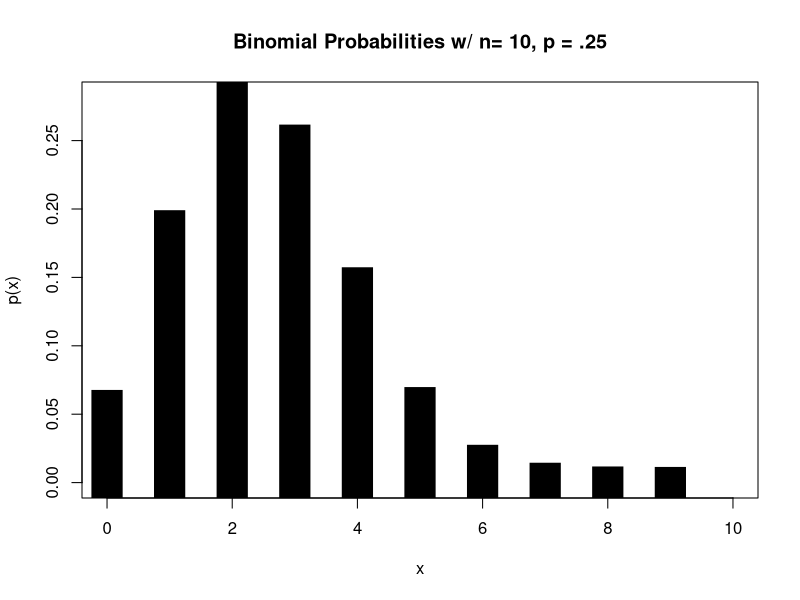
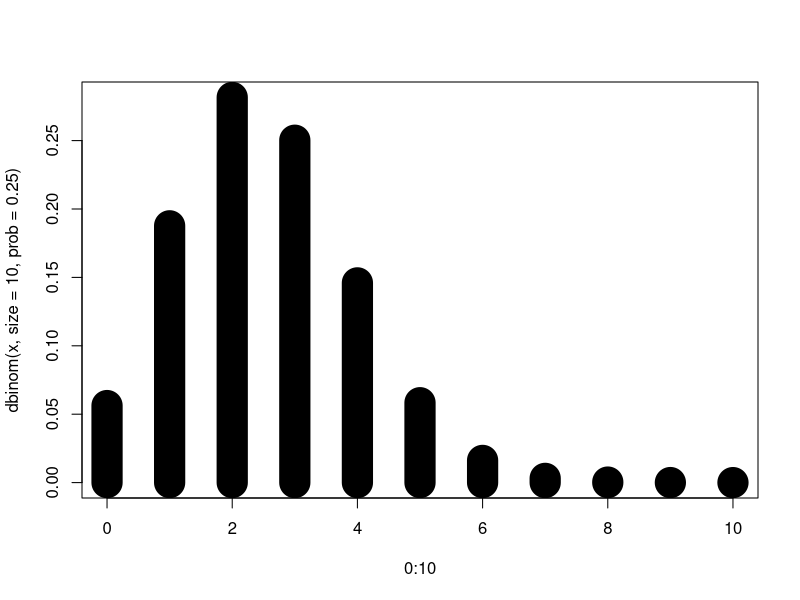
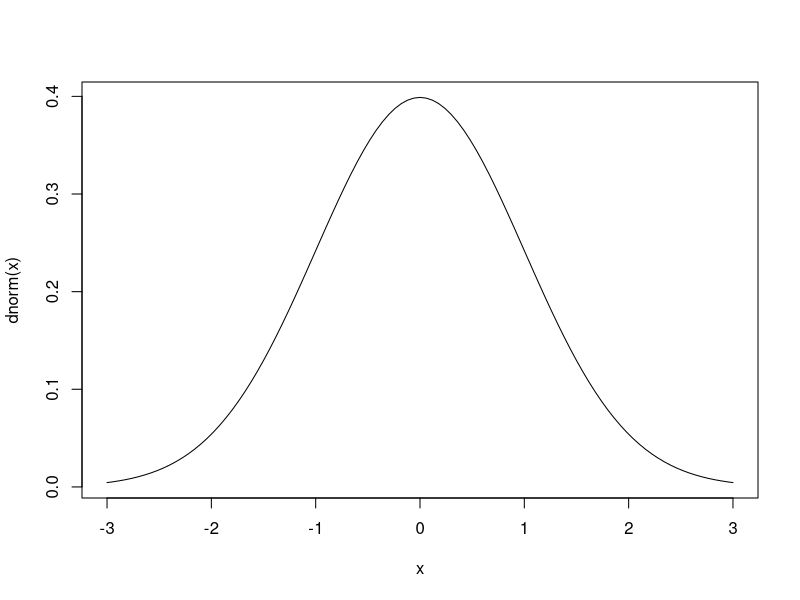
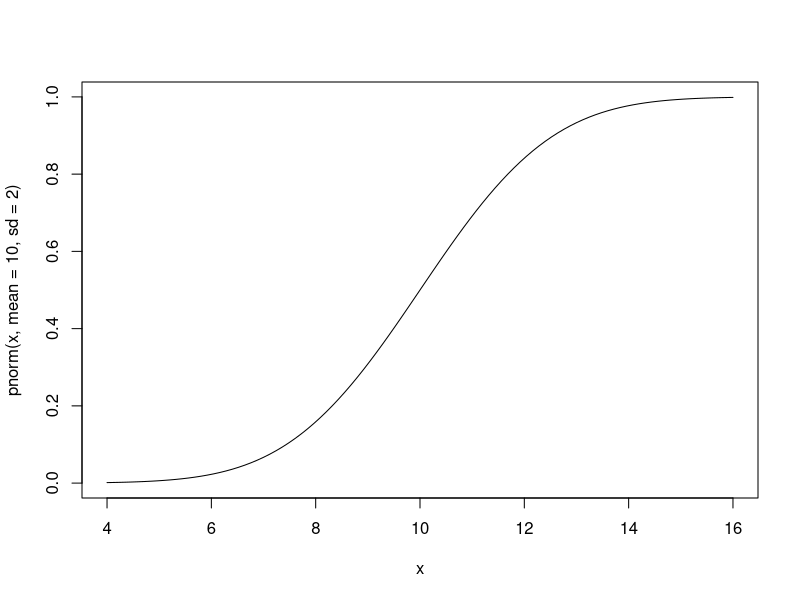
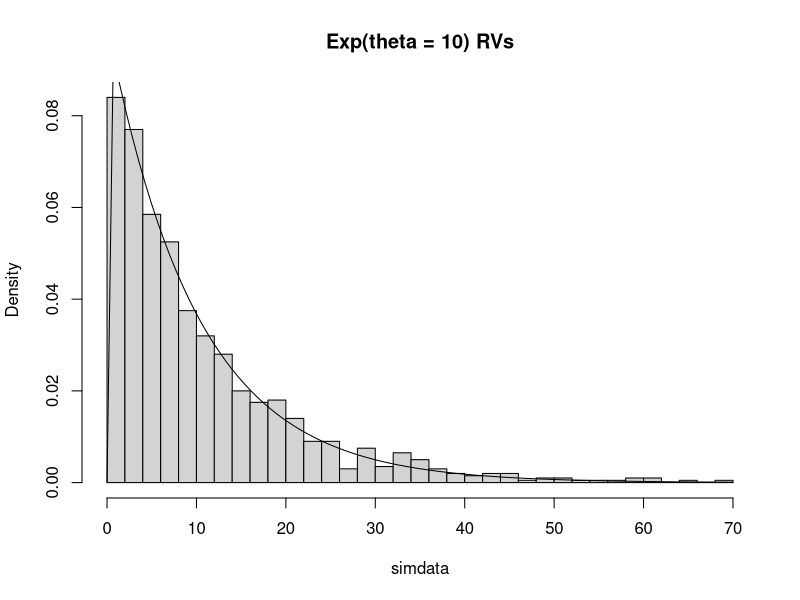
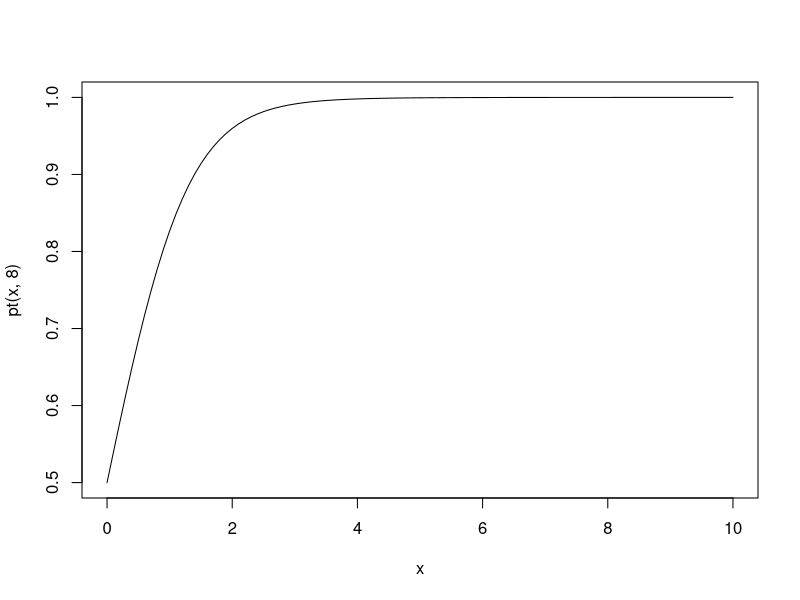
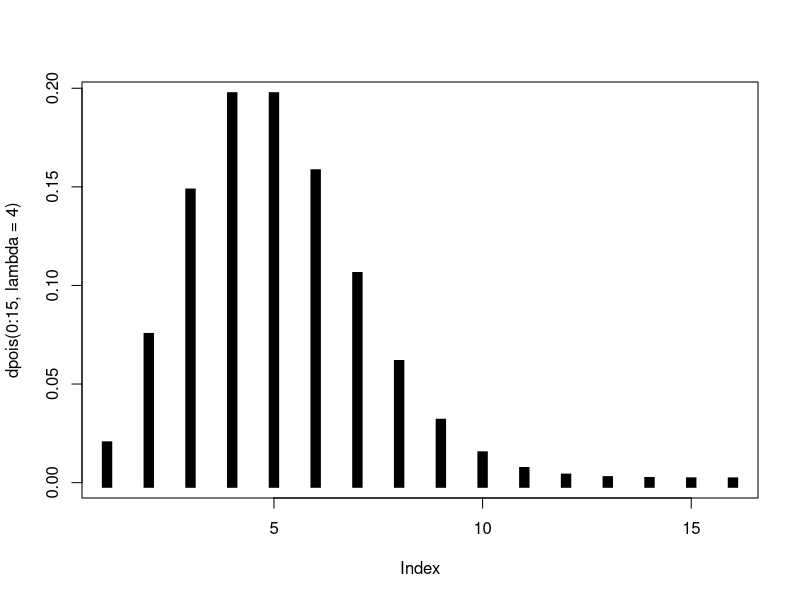
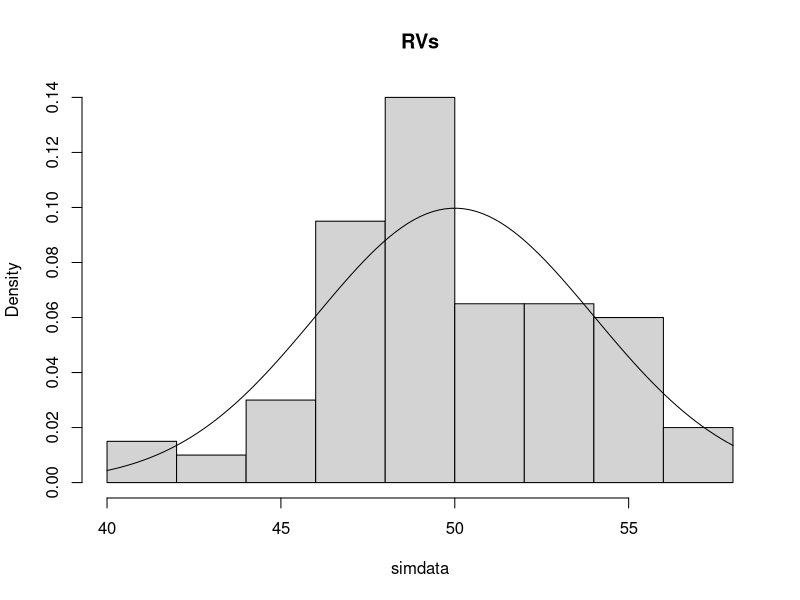

Source code (R) for these figures, in order:
# 171EC146
# Sathvik S Prabhu

# 1. 6.1. Distribution Functions in R, Owen-The R Guide:
#   • Learn to get the distribution (d), cdf (p), quantile (q), and generate samples of the distribution (r).
# Try for as many distributions as you wish.
# x <- rnorm(100)
# w <- rexp(1000,rate=.1)
# dbinom(3,size=10,prob=.25) # P(X=3) for X ~ Bin(n=10, p=.25)
# dpois(0:2, lambda=4)
# pbinom(3,size=10,prob=.25) 
# dnorm(12,mean=10,sd=2)
# qnorm(.75,mean=10,sd=2)
# qchisq(.10,df=8)
# qt(.95,df=20)

# • Report for any three distributions
# Dist 1: norm
dnorm(-1:1,mean=0.5,sd=1)
pnorm(-1:1,mean=0.5,sd=1)
qnorm(0.9985,mean=0.5,sd=1)
rnorm(5,mean=0.5,sd=1)

# Dist 2: exp
dexp(0.5:3,rate=0.5)
pexp(0.5:3,rate=0.5)
qexp(0.92,rate=0.5)
rexp(4,rate=0.5)

# Dist 3: binom
dbinom(1:10,10,prob=0.5)
pbinom(1:10,10,prob=0.5)
qbinom(0.5,10,prob=0.5)
rbinom(2,10,prob=0.5)

# 2. 6.3 Graphing Distributions
# Discrete
x <- 0:10
y <- dbinom(x, size=10, prob=.25)
plot(x, y, type = "h", lwd = 30, main = "Binomial Probabilities w/ n= 10, p = .25", ylab = "p(x)", lend ="square")
plot(0:10, dbinom(x, size=10, prob=.25), type = "h", lwd = 30) # without other embellishments

# Continuous
curve(dnorm(x), from = -3, to = 3) # normal pdf
curve(pnorm(x, mean=10, sd=2), from = 4, to = 16) # normal cdf
qnorm(0.9985) #68 95 99.7 rule
qnorm(0.975)

simdata <- rexp(1000, rate=.1)
hist(simdata, prob = T, breaks = "FD", main="Exp(theta = 10) RVs")
curve(dexp(x, rate=.1), add = T)
     
# 3. 6.4 Random Sampling
# sample(x, size, replace = FALSE, prob = NULL)
sample(1:100, 1)
sample(1:6, 10, replace = T) # fair die
sample(1:6, 10, T, c(.6,.2,.1,.05,.03,.02)) # biased die
urn <- c(rep("red",8),rep("blue",4),rep("yellow",3))
sample(urn, 6, replace = F)

# 4. 6.5 Exercises covered here (6.2, 6.4, and 6.5).
#1
simdata<-rbinom(20,15,0.2)
simdata

#2
qgamma(0.2,shape=2,scale=10)

#3
curve(pt(x,8),from = 0,to=10)
1-pt(2,8)

#4
plot(dpois(0:15,lambda=4),type="h",lwd=10,lend="square")

#5
x <- runif(1000000, min=0, max=2)
a=2*mean(exp(x^3))
a
b=integrate(f = function(x) exp(x^3), lower = 0, upper = 2)
b$value

#6
simdata<-rnorm(100,mean=50,sd=4)
hist(simdata, prob = T, breaks = "FD", main="RVs")
curve(dnorm(x,mean=50,sd=4), add = T)

#7 
fair_coin <- c("heads","tails")
sample(fair_coin,25,replace=T)
